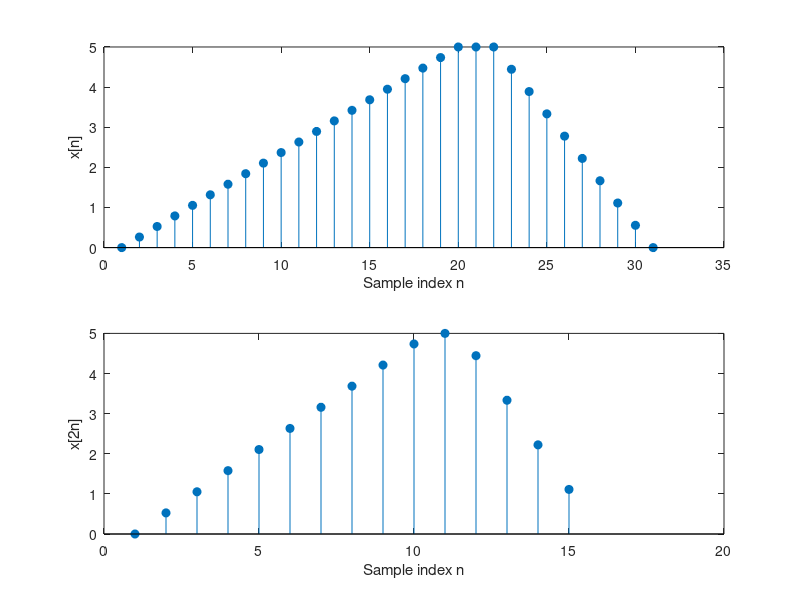

This figure's MATLAB source:
% tim x[2n] cho truoc x[n] co dang xung tam giac 
% (x[2n] la phien ban giam 1/2 tan so lay mau cua x[n])
clear; close all;
nL = -20; nR = 10;     % chi so bien trai & phai cua n
minA = 0; maxA = 5;  % bien do min & max amplitue
x = [linspace(minA, maxA, abs(nL)), maxA, linspace(maxA, minA, nR)]; % sinh vecto bien do tin hieu

x2 = zeros(1, fix(length(x)/2)); % khoi tao x[2n] co do dai bang 1/2 cua x[n]
for i = 1:length(x2)
    x2(i) = x(2*i - 1); % x2[i] = x[2*i] 
end

subplot(2,1,1);
stem(x, 'fill'); xlabel('Sample index n'); ylabel('x[n]');
subplot(2,1,2);
stem(x2, 'fill'); xlabel('Sample index n'); ylabel('x[2n]');
